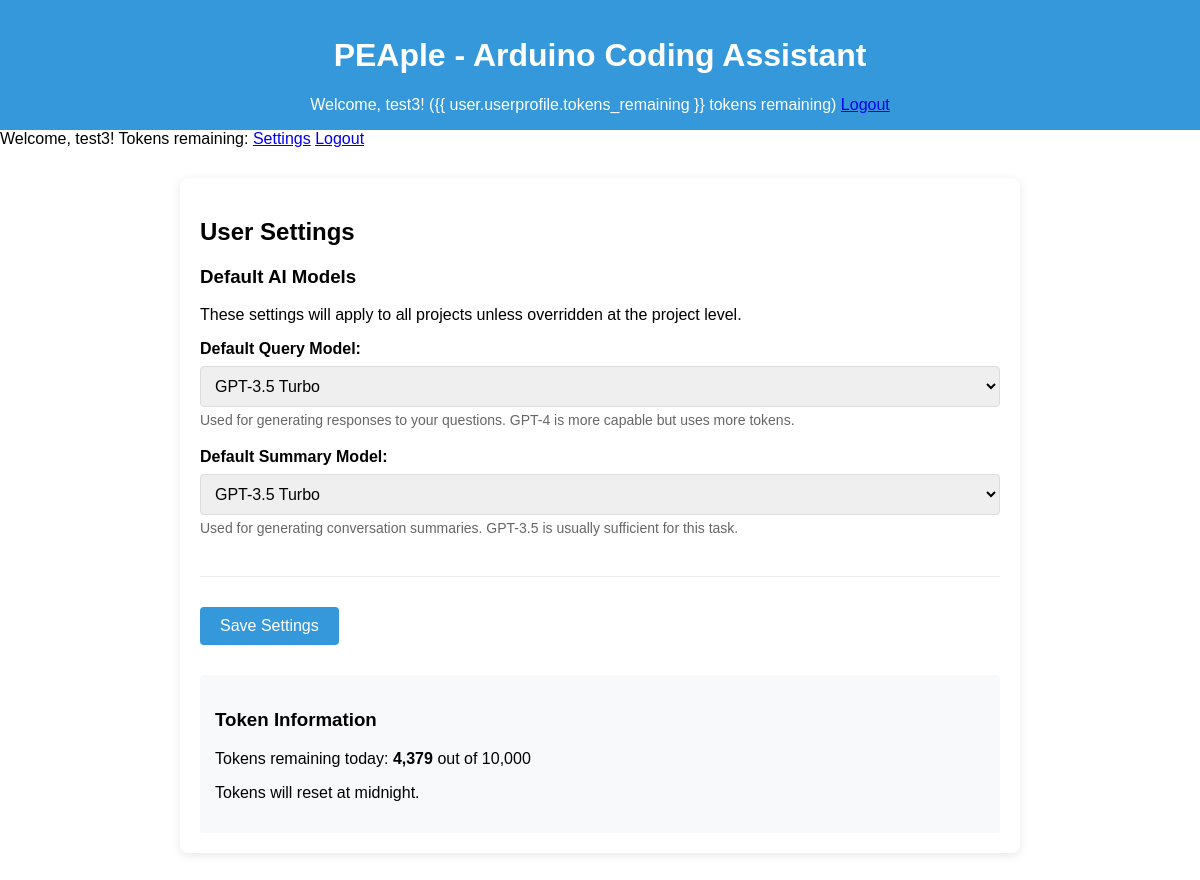
The page /settings/ (signed in) on the database as committed earlier.
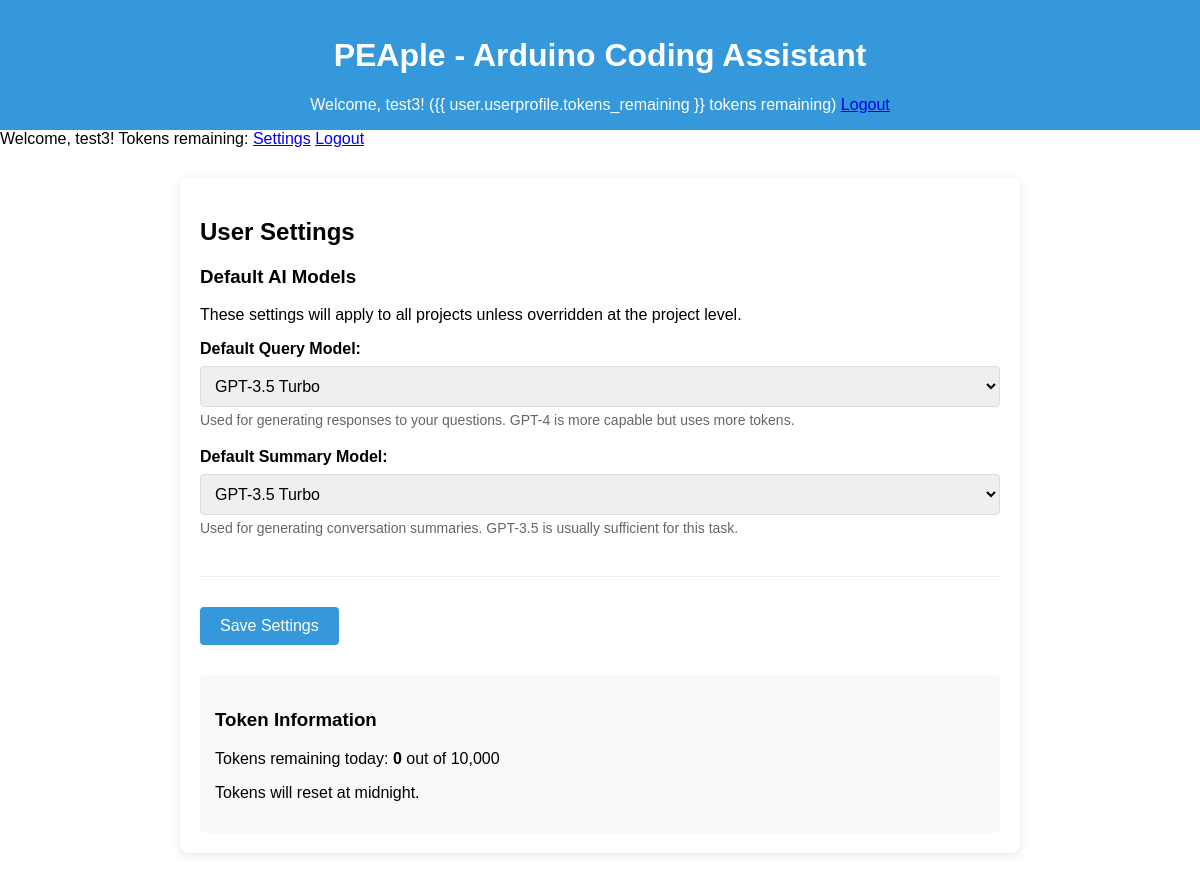
The same page on the database as committed later.
### chat/models.py (models this page shows, shortened)
class UserProfile(models.Model):
    user = models.OneToOneField(User, on_delete=models.CASCADE)
    tokens_remaining = models.IntegerField(default=10000)  # 10,000 tokens per day
    last_token_reset = models.DateTimeField(default=timezone.now)
    QUERY_MODEL_CHOICES = [
        ('gpt-3.5-turbo', 'GPT-3.5 Turbo'),
        ('gpt-4', 'GPT-4'),
        ('gpt-4o', 'GPT-4o'),
        ('gpt-4o-mini', 'GPT-4o Mini'),
    ]
    SUMMARY_MODEL_CHOICES = [
        ('gpt-3.5-turbo', 'GPT-3.5 Turbo'),
        ('gpt-4', 'GPT-4'),
        ('gpt-4o', 'GPT-4o'),
        ('gpt-4o-mini', 'GPT-4o Mini'),
    ]
    default_query_model = models.CharField(
        max_length=50,
        choices=QUERY_MODEL_CHOICES,
        default='gpt-3.5-turbo'
    )
    default_summary_model = models.CharField(
        max_length=50,
        choices=SUMMARY_MODEL_CHOICES,
        default='gpt-3.5-turbo'
    )

### chat/views.py (the view)
# urls.py: path('settings/', user_settings, name='user_settings'),
@login_required
def user_settings(request):
    profile = request.user.userprofile
    if request.method == 'POST':
        profile.default_query_model = request.POST.get('default_query_model')
        profile.default_summary_model = request.POST.get('default_summary_model')
        profile.save()
        messages.success(request, 'Settings updated successfully!')
        return redirect('user_settings')
    return render(request, 'chat/settings.html', {
        'profile': profile,
        'query_models': UserProfile.QUERY_MODEL_CHOICES,
        'summary_models': UserProfile.SUMMARY_MODEL_CHOICES,
    })

### chat/templates/chat/settings.html (shortened to what this page needs)
{% extends "chat/base.html" %}
{% load humanize %}
{% block content %}
<div class="settings-container">
    <h2>User Settings</h2>
    <form method="post">
        <div class="setting-group">
            <h3>Default AI Models</h3>
            <p class="setting-description">These settings will apply to all projects unless overridden at the project
                level.</p>
            <div class="form-group">
                <label for="default_query_model">Default Query Model:</label>
                <select id="default_query_model" name="default_query_model">
                    {% for value, display_name in query_models %}
                    <option value="{{ value }}" {% if profile.default_query_model == value %}selected{% endif %}>
                        {{ display_name }}
                    </option>
                    {% endfor %}
                </select>
                <p class="model-info">
                    Used for generating responses to your questions. GPT-4 is more capable but uses more tokens.
                </p>
            </div>
            <div class="form-group">
                <label for="default_summary_model">Default Summary Model:</label>
                <select id="default_summary_model" name="default_summary_model">
                    {% for value, display_name in summary_models %}
                    <option value="{{ value }}" {% if profile.default_summary_model == value %}selected{% endif %}>
                        {{ display_name }}
                    </option>
                    {% endfor %}
                </select>
                <p class="model-info">
                    Used for generating conversation summaries. GPT-3.5 is usually sufficient for this task.
                </p>
            </div>
        </div>
        <div class="form-group">
            <button type="submit" class="save-button">Save Settings</button>
        </div>
    </form>
    <div class="token-info">
        <h3>Token Information</h3>
        <p>Tokens remaining today: <strong>{{ profile.tokens_remaining|intcomma }}</strong> out of 10,000</p>
        <p>Tokens will reset at midnight.</p>
    </div>
</div>
{% endblock %}

### chat/templates/chat/base.html (shortened to what this page needs)
{% load humanize %}
<!DOCTYPE html>
<html>
<head>
</head>
<body>
  <div class="header">
    <h1>PEAple - Arduino Coding Assistant</h1>
    <div class="auth-nav">
      {% if user.is_authenticated %}
      <span>Welcome, {{ user.username }}! ({{ user.userprofile.tokens_remaining
        }} tokens remaining)</span>
      <a href="{% url 'logout' %}">Logout</a>
      {% else %}
      <a href="{% url 'login' %}">Login</a>
      <a href="{% url 'signup' %}">Sign Up</a>
      {% endif %}
    </div>
  </div>
  <div class="user-navigation">
    {% if user.is_authenticated %}
    <span class="user-welcome">Welcome, {{ user.username }}!</span>
    <span id="tokens-remaining">Tokens remaining: {{ tokens_remaining|intcomma }}</span>
    <a href="{% url 'user_settings' %}" class="settings-button">Settings</a>
    <a href="{% url 'logout' %}" class="logout-button">Logout</a>
    {% else %}
    <a href="{% url 'login' %}" class="login-button">Login</a>
    <a href="{% url 'signup' %}" class="signup-button">Sign Up</a>
    {% endif %}
  </div>
  <div class="content">{% block content %}{% endblock %}</div>
</body>
</html>

### chat/templates/chat/base.html (style rules this page uses)
body { font-family: Arial, sans-serif; margin: 0; padding: 0; display: flex; flex-direction: column; height: 100vh; }
.header { background-color: #3498db; color: white; padding: 1rem; text-align: center; }

### chat/templates/chat/settings.html (style rules this page uses)
.settings-container { max-width: 800px; margin: 30px auto; padding: 20px; background-color: #fff; border-radius: 8px; box-shadow: 0 2px 10px rgba(0, 0, 0, 0.1); }
.setting-group { margin-bottom: 30px; padding-bottom: 20px; border-bottom: 1px solid #eee; }
.form-group { margin-bottom: 20px; }
.form-group label { display: block; margin-bottom: 8px; font-weight: bold; }
.form-group select { width: 100%; padding: 10px; border: 1px solid #ddd; border-radius: 4px; font-size: 16px; }
.model-info { margin-top: 5px; font-size: 14px; color: #666; }
.save-button { background-color: #3498db; color: white; border: none; padding: 10px 20px; border-radius: 4px; cursor: pointer; font-size: 16px; }
.token-info { background-color: #f8f9fa; padding: 15px; border-radius: 4px; margin-top: 30px; }

Rows that differ between the two databases and show on the page:
changed UserProfile "GPT-3.5 Turbo": tokens_remaining "4,379" → "0"
